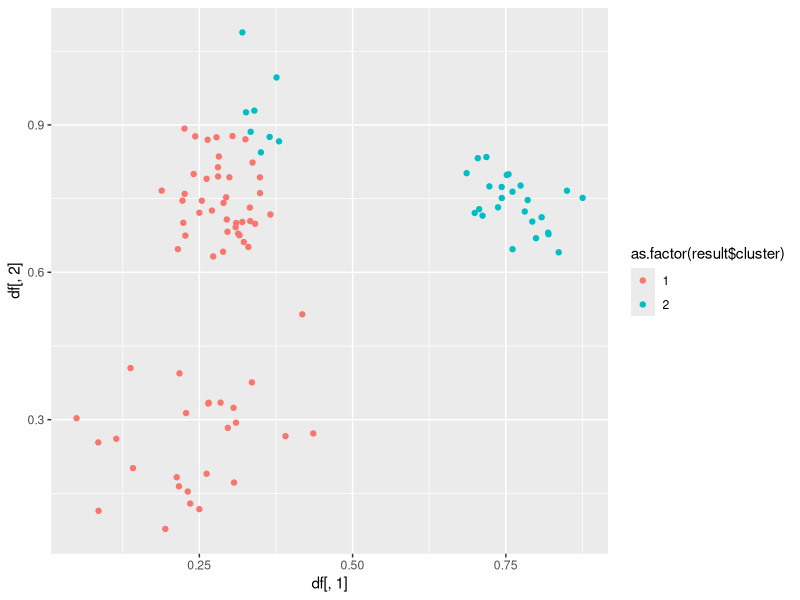

The R source for this figure:
library(dplyr)
library(magrittr)
library(ggplot2)

dis <- function(df, center){
    result <- matrix(0, nrow(df), nrow(center))
    for (i in 1:nrow(df)) {
        result[i, ] <- apply(center, 1, function(x){
            sqrt(sum((df[i, ] - x) ^ 2))
        })
    }
    colnames(result) <- 1:nrow(center)
    return(result)
}

centerNew <- function(df_with_cat){
    cat_col <- df_with_cat[, ncol(df_with_cat)]
    cat_unique <- unique(cat_col)
    n_col <- ncol(df_with_cat)
    
    result <- matrix(NA, length(cat_unique), n_col - 1)
    
    for (i in 1:nrow(result)) {
        result[i, ] <- colMeans(df_with_cat[cat_col == cat_unique[i], -n_col, 
                                            drop = FALSE]) 
    }
    return(result)
}

km <- function(df, k, thr = 0.95, n = 1000){
    result <- list()
    N <- 0
    n_row <- dim(df)[1]
    n_col <- dim(df)[2]
    
    limit_max <- max(df)
    limit_min <- min(df)
    
    category <- runif(k * n_col, limit_min, limit_max) %>% 
        matrix(nrow = k, ncol = n_col) %>% 
        dis(df, .) %>% 
        apply(1, which.min)
    
    while (TRUE) {
        category_temp <- df %>% 
            cbind(category) %>% 
            centerNew() %>% 
            dis(df, .) %>% 
            apply(1, which.min)
        N <- N + 1
        
        if (mean(category == category_temp) > thr | N > n) {
            break
        } else {
            category <- category_temp
        }
    }
    result[['cluster']] <- category
    result[['center']] <- centerNew(cbind(df, category))
    result[['n']] <- N
    return(result)
}

df1 <- matrix(rnorm(50, 0.25, 0.1), 25, 2)
df2 <- matrix(rnorm(50, 0.75, 0.05), 25, 2)
df3_x <- rnorm(50, 0.3, 0.05)
df3_y <- rnorm(50, 0.8, 0.1)
df3 <- cbind(df3_x, df3_y)
df <- rbind(df1, df2, df3)
result <- km(df, k = 3)
qplot(df[, 1], df[, 2], color = as.factor(result$cluster))













